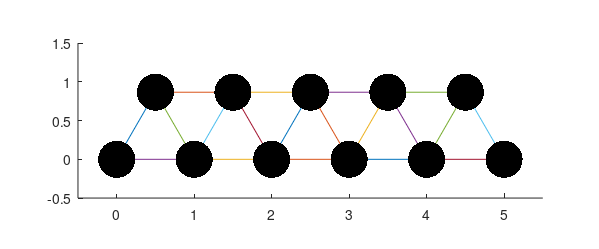
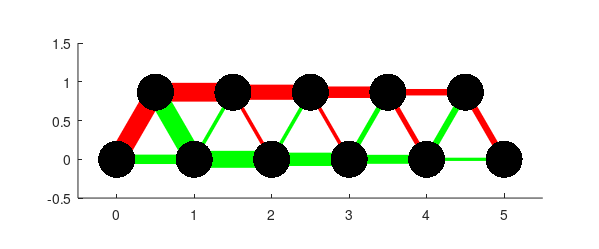
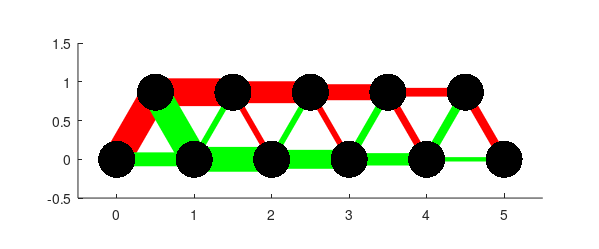

Recreate these plots in MATLAB, in order.
clear, clc

%% Variable Initialization

A = zeros(19,19);
A(1,[1 2 12]) = [-0.5 1 0.5];
A(2,[1 12]) = [-sqrt(3)/2 -sqrt(3)/2];
A(3,[2 3 13 14]) = [-1 1 -0.5 0.5];
A(4,[13 14]) = [-sqrt(3)/2 -sqrt(3)/2];
A(5,[3 4 15 16]) = [-1 1 -0.5 0.5];
A(6,[15 16]) = [-sqrt(3)/2 -sqrt(3)/2];
A(7,[4 5 17 18]) = [-1 1 -0.5 0.5];
A(8,[17 18]) = [-sqrt(3)/2 -sqrt(3)/2];
A(9,[5 6 19]) = [-1 0.5 -0.5];
A(10,[6 19]) = [-sqrt(3)/2 -sqrt(3)/2];
A(11,[6 7]) = [-0.5 -1];
A(12,[7 8 18 19]) = [1 -1 -0.5 0.5];
A(13,[18 19]) = [sqrt(3)/2 sqrt(3)/2];
A(14,[8 9 16 17]) = [1 -1 -0.5 0.5];
A(15,[16 17]) = [sqrt(3)/2 sqrt(3)/2];
A(16,[9 10 14 15]) = [1 -1 -0.5 0.5];
A(17,[14 15]) = [sqrt(3)/2 sqrt(3)/2];
A(18,[10 11 12 13]) = [1 -1 -0.5 0.5];
A(19,[12 13]) = [sqrt(3)/2 sqrt(3)/2];

W8 = 900;
W9 = 860;
W10 = 0;
W11 = 14000;

b = [0; 0; 0; 0; 0; 0; 0; 0; 0; 0; 0; 0; W8; 0; W9; 0; W10; 0; W11];

x = A\b;

%% Problem 3: Writeup
nodes = [0 0
        0.5 sqrt(3)/2
        1.5 sqrt(3)/2
        2.5 sqrt(3)/2
        3.5 sqrt(3)/2
        4.5 sqrt(3)/2
        5 0
        4 0
        3 0
        2 0
        1 0];
    
beams = [1 2
        2 3
        3 4
        4 5
        5 6
        6 7
        7 8
        8 9
        9 10
        10 11
        1 11
        2 11
        3 11
        3 10
        4 10
        4 9
        5 9
        5 8
        6 8];
    
clf; % clear the figure window to start fresh
set(gcf,'position',[20 50 600 250],'paperpositionmode','auto')
hold on
xlim([-.5 5.5]);
ylim([-.5 1.5]);
axis equal; % make aspect ratio 1:1

for a = 1:19
    beam = beams(a,:);
    plot(nodes(beam, 1), nodes(beam, 2));
end

for m = 1:11
    plot(nodes(m, 1), nodes(m, 2),'k.','MarkerSize',80);
end

print(gcf,'-dpng','truss_bridge_beams.png');

%% Problem 4: Writeup

clf;
set(gcf,'position',[20 50 600 250],'paperpositionmode','auto')
hold on
xlim([-.5 5.5]);
ylim([-.5 1.5]);
axis equal;

for a = 1:19
    beam = beams(a,:);
    if x(a) < 0
        plot(nodes(beam, 1), nodes(beam, 2),'r','Linewidth',abs(x(a)/1000));
    else
        plot(nodes(beam, 1), nodes(beam, 2),'g','Linewidth',abs(x(a)/1000));
    end
end

for m = 1:11
    plot(nodes(m, 1), nodes(m, 2),'k.','MarkerSize',80);
end

print(gcf,'-dpng','truss_bridge_forces.png');

%% Problem 7: Writeup

[L,U,P] = lu(A);

for inc = 0:0.1:10000
    W11 = 14000 + inc;
    b = [0; 0; 0; 0; 0; 0; 0; 0; 0; 0; 0; 0; W8; 0; W9; 0; W10; 0; W11];
    y = L\(P*b);
    x_breaking = U\y;
    if max(abs(x_breaking)) >= 20000
        break
    end
end

clf;
set(gcf,'position',[20 50 600 250],'paperpositionmode','auto')
hold on
xlim([-.5 5.5]);
ylim([-.5 1.5]);
axis equal;

for a = 1:19
    beam = beams(a,:);
    if x_breaking(a) < 0
        plot(nodes(beam, 1), nodes(beam, 2),'r','Linewidth',abs(x_breaking(a)/1000));
    else
        plot(nodes(beam, 1), nodes(beam, 2),'g','Linewidth',abs(x_breaking(a)/1000));
    end
end

for m = 1:11
    plot(nodes(m, 1), nodes(m, 2),'k.','MarkerSize',80);
end

print(gcf,'-dpng','truss_bridge_collapse.png');